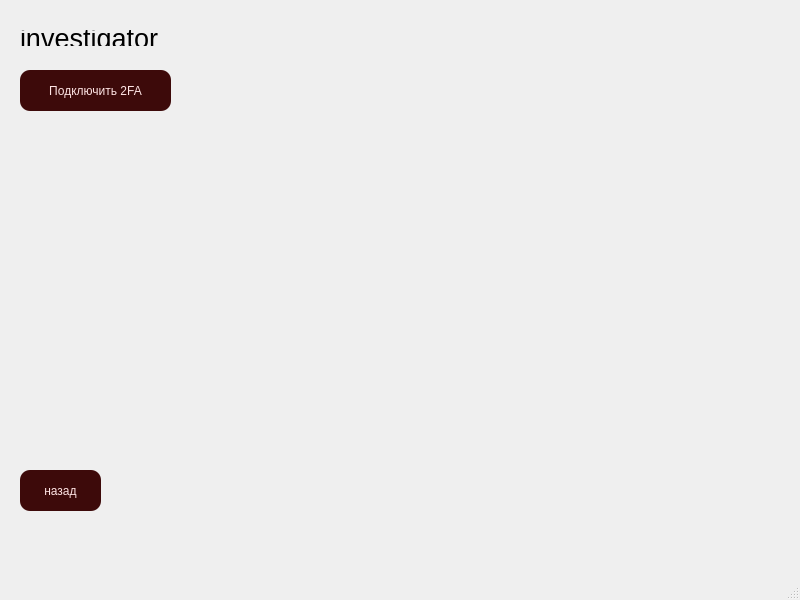
<?xml version="1.0" encoding="UTF-8"?>
<ui version="4.0">
 <class>MainWindow</class>
 <widget class="QMainWindow" name="MainWindow">
  <property name="geometry">
   <rect>
    <x>0</x>
    <y>0</y>
    <width>800</width>
    <height>600</height>
   </rect>
  </property>
  <property name="windowTitle">
   <string>MainWindow</string>
  </property>
  <property name="styleSheet">
   <string notr="true">background: qlineargradient(
    x1: 0, y1: 0, x2: 0, y2: 1,
    stop: 0.09 #6E0204,
    stop: 0.87 #9B5D61
);</string>
  </property>
  <widget class="QWidget" name="centralwidget">
   <widget class="QPushButton" name="pushButton_2">
    <property name="geometry">
     <rect>
      <x>20</x>
      <y>470</y>
      <width>81</width>
      <height>41</height>
     </rect>
    </property>
    <property name="cursor">
     <cursorShape>PointingHandCursor</cursorShape>
    </property>
    <property name="styleSheet">
     <string notr="true">border-radius: 10px;
background-color: #3D0A0A;
padding: 5px;
color: #FFE5E5;</string>
    </property>
    <property name="text">
     <string>назад</string>
    </property>
   </widget>
   <widget class="QLabel" name="label_5">
    <property name="geometry">
     <rect>
      <x>20</x>
      <y>30</y>
      <width>151</width>
      <height>16</height>
     </rect>
    </property>
    <property name="cursor">
     <cursorShape>PointingHandCursor</cursorShape>
    </property>
    <property name="styleSheet">
     <string notr="true">background-color: none;
font-size: 20pt;</string>
    </property>
    <property name="text">
     <string>investigator</string>
    </property>
   </widget>
   <widget class="QPushButton" name="pushButton_3">
    <property name="geometry">
     <rect>
      <x>20</x>
      <y>70</y>
      <width>151</width>
      <height>41</height>
     </rect>
    </property>
    <property name="cursor">
     <cursorShape>PointingHandCursor</cursorShape>
    </property>
    <property name="styleSheet">
     <string notr="true">border-radius: 10px;
background-color: #3D0A0A;
padding: 5px;
color: #FFE5E5;</string>
    </property>
    <property name="text">
     <string>Подключить 2FA</string>
    </property>
   </widget>
  </widget>
  <widget class="QMenuBar" name="menubar">
   <property name="geometry">
    <rect>
     <x>0</x>
     <y>0</y>
     <width>800</width>
     <height>33</height>
    </rect>
   </property>
  </widget>
  <widget class="QStatusBar" name="statusbar"/>
 </widget>
 <resources/>
 <connections/>
</ui>
